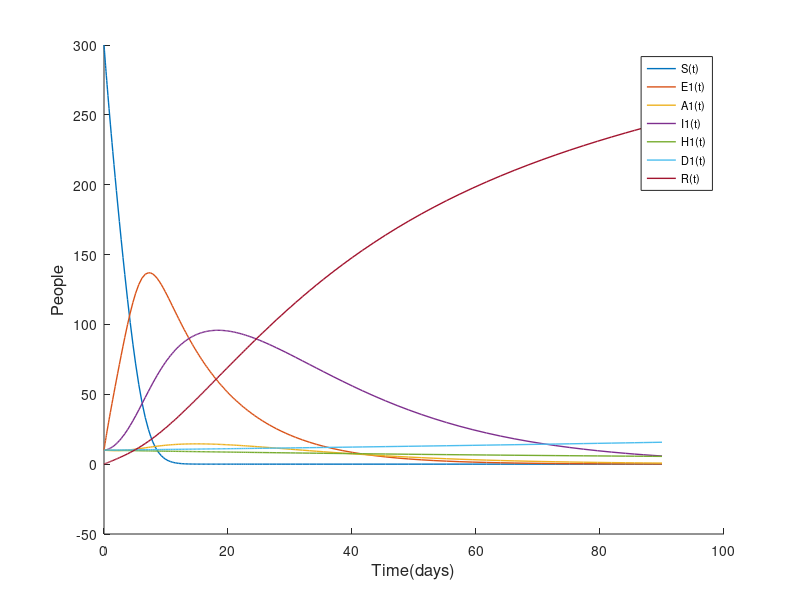
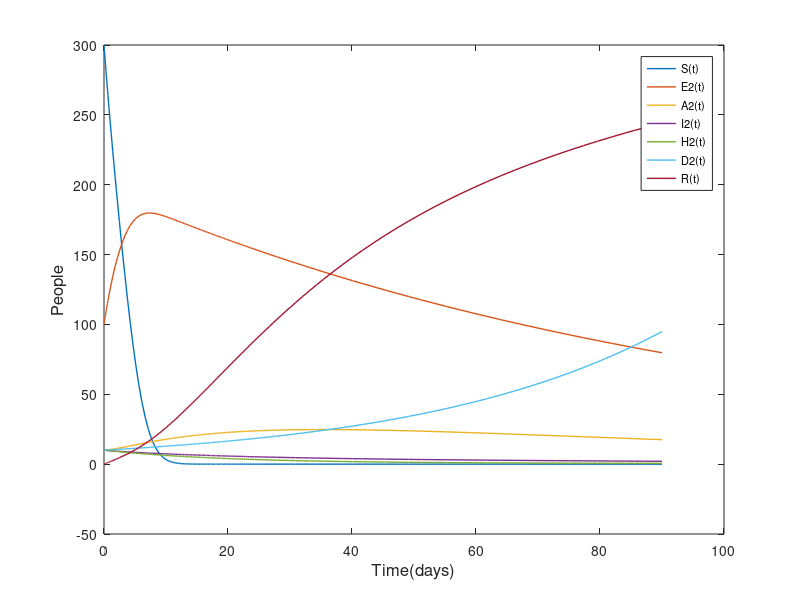

MATLAB code to generate these figures, in order:
function ProjectModel
clear all
close all
clc

% Declare rates
beta1 = .01;
beta2 = .01;
alpha1 = .05;
alpha2 = .05;
eta1 = .09;
eta2 = .01;
sigma1 = .05;
sigma2 = .05;
gamma1 = .01;
gamma2 = .05;

% Declare proportions
p1 = .9;
p2 = .1;
m1 = .5;
m2 = .5;
c1 = .5;
c2 = .5;

% Declare initial size of classes
S = 300;
E1 = 10;
E2 = 100;
I1 = 10;
I2 = 10;
A1 = 10;
A2 = 10;
H1 = 10;
H2 = 10;
D1 = 10;
D2 = 10;
R = 0;

% Delare time
T = 90;

% Define the model
function dy = SEIAHDR(t, y, beta1, beta2, eta1, eta2, sigma1, sigma2, gamma1, gamma2, alpha1, alpha2, p1, p2, m1, m2, c1, c2)
    dy = zeros(12, 1); % Store the derivatives
    x1 = .5; % x1 term
    x2 = .5; % x2 term
    %dy(1) = (-beta1 * x1 * y(1)) - (beta2 * x2); % S term
    dy(1) = (-beta1 * y(1) * y(6)) + (-beta2 * y(1) * y(7)); 
    %dy(2)  = (beta1 * x1 * y(1)) - (eta1 * y(2)); % E1 term
    dy(2)  = (beta1 * y(6) * y(1)) - (eta1 * y(2)); % E1 term
    %dy(3) = (beta2 * x2 * y(1)) - (eta2 * y(3)); % E2 term
    dy(3) = (beta2 * y(7) * y(1)) - (eta2 * y(3)); % E2 term
    dy(4) = (eta1 * (1 - p1) * y(2)) - (alpha1 * y(4)); % A1 term
    dy(5) = (eta2 * (1 - p2) * y(3)) - (alpha2 * y(5)); % A2 term
    dy(6) = (p1 * eta1 * y(2)) - (sigma1 * y(6)); % I1 term
    dy(7) = (p2 * eta2 * y(3)) - (sigma2 * y(7)); % I2 term
    dy(8) = (c1 * sigma1) - (gamma1 * y(8)); % H1 term
    dy(9) = (c2 * sigma2) - (gamma2 * y(9)); % H2 term
    dy(10) = m1 * gamma1 * y(10); % D1 term
    dy(11) = m2 * gamma2 * y(11); % D2 term
    dy(12) = ((1 - m1) * gamma1 * y(8)) + ((1 - c1) * sigma1 * y(6)) + (alpha1 * y(4)) + ((1 - m2) * gamma2 * y(9)) + ((1 - c2) * sigma2 * y(7)) + alpha2 * y(5); % R term

end

% Use Matlab function to calculate the solutions
[sim_t, sim_y] = ode45(@(t,y)(SEIAHDR(t,y,beta1, beta2, eta1, eta2, sigma1, sigma2, gamma1, gamma2, alpha1, alpha2, p1, p2, m1, m2, c1, c2)), + ...
    [0 T],[S;E1;E2;A1;A2;I1;I2;H1;H2;D1;D2;R]);
sim_S = sim_y(:,1);
sim_E1 = sim_y(:,2);
sim_E2 = sim_y(:,3);
sim_A1 = sim_y(:,4);
sim_A2 = sim_y(:,5);
sim_I1 = sim_y(:,6);
sim_I2 = sim_y(:,7);
sim_H1 = sim_y(:,8);
sim_H2 = sim_y(:,9);
sim_D1 = sim_y(:,10);
sim_D2 = sim_y(:,11);
sim_R = sim_y(:,12);

% Plot and label
figure; hold on;

figure(1)
plot(sim_t, sim_S, 'linewidth',1);
plot(sim_t, sim_E1, 'linewidth',1);
plot(sim_t, sim_A1, 'linewidth',1);
plot(sim_t, sim_I1, 'linewidth',1);
plot(sim_t, sim_H1, 'linewidth',1);
plot(sim_t, sim_D1, 'linewidth',1);
plot(sim_t, sim_R, 'linewidth', 1);
legend({'S(t)','E1(t)','A1(t)','I1(t)','H1(t)','D1(t)','R(t)'},'FontSize',8)
xlabel('Time(days)','FontSize',12);
ylabel('People','FontSize',12);

figure(2)
plot(sim_t, sim_S, 'linewidth',1);
hold on
plot(sim_t, sim_E2, 'linewidth',1);
plot(sim_t, sim_A2, 'linewidth',1);
plot(sim_t, sim_I2, 'linewidth',1);
plot(sim_t, sim_H2, 'linewidth',1);
plot(sim_t, sim_D2, 'linewidth',1);
plot(sim_t, sim_R, 'linewidth',1);
legend({'S(t)','E2(t)','A2(t)','I2(t)','H2(t)','D2(t)','R(t)'},'FontSize',8)
xlabel('Time(days)','FontSize',12);
ylabel('People','FontSize',12);
end
